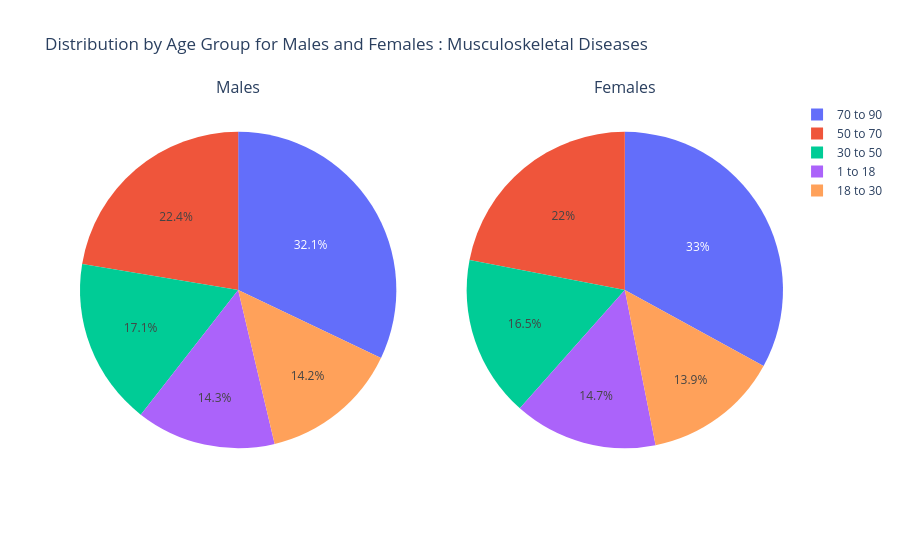

The notebook cell this image was saved under:
### Markdown cell above
For diseases cased by infections, 30.4% of Females and 27.6% of Males in the age group 70 to 90 contribute to the highest length of stay when comparing to all other age groups.

### Code cell
selected_disease = 'Musculoskeletal'
df_male_filtered = df_male[df_male['Diagnosis'] == selected_disease]
df_female_filtered = df_female[df_female['Diagnosis'] == selected_disease]

age_group_counts_male = df_male_filtered[['1 to 18', '18 to 30', '30 to 50', '50 to 70', '70 to 90']].sum()
age_group_counts_female = df_female_filtered[['1 to 18', '18 to 30', '30 to 50', '50 to 70', '70 to 90']].sum()

fig = make_subplots(rows=1, cols=2, specs=[[{'type':'domain'}, {'type':'domain'}]],
                    subplot_titles=['Males', 'Females'])
fig.add_trace(go.Pie(labels=age_group_counts_male.index, values=age_group_counts_male.values, name='Male'), 
              row=1, col=1)
fig.add_trace(go.Pie(labels=age_group_counts_female.index, values=age_group_counts_female.values, name='Female'), 
              row=1, col=2)
fig.update_layout(title='Distribution by Age Group for Males and Females : Musculoskeletal Diseases')
fig.show()

### Figure 1 — Plotly figure (JSON) as saved in the notebook; plotly's stock layout.template omitted (floating-point values rounded to 4 significant figures)
{"data": [{"domain": {"x": [0, 0.45], "y": [0, 1]}, "labels": ["1 to 18", "18 to 30", "30 to 50", "50 to 70", "70 to 90"], "name": "Male", "type": "pie", "values": [330.6, 329.6, 395.8, 518.5, 743.5]}, {"domain": {"x": [0.55, 1], "y": [0, 1]}, "labels": ["1 to 18", "18 to 30", "30 to 50", "50 to 70", "70 to 90"], "name": "Female", "type": "pie", "values": [342.2, 324.4, 385, 512.1, 769.3]}], "layout": {"annotations": [{"font": {"size": 16}, "showarrow": false, "text": "Males", "x": 0.225, "xanchor": "center", "xref": "paper", "y": 1, "yanchor": "bottom", "yref": "paper"}, {"font": {"size": 16}, "showarrow": false, "text": "Females", "x": 0.775, "xanchor": "center", "xref": "paper", "y": 1, "yanchor": "bottom", "yref": "paper"}], "title": {"text": "Distribution by Age Group for Males and Females : Musculoskeletal Diseases"}}}
